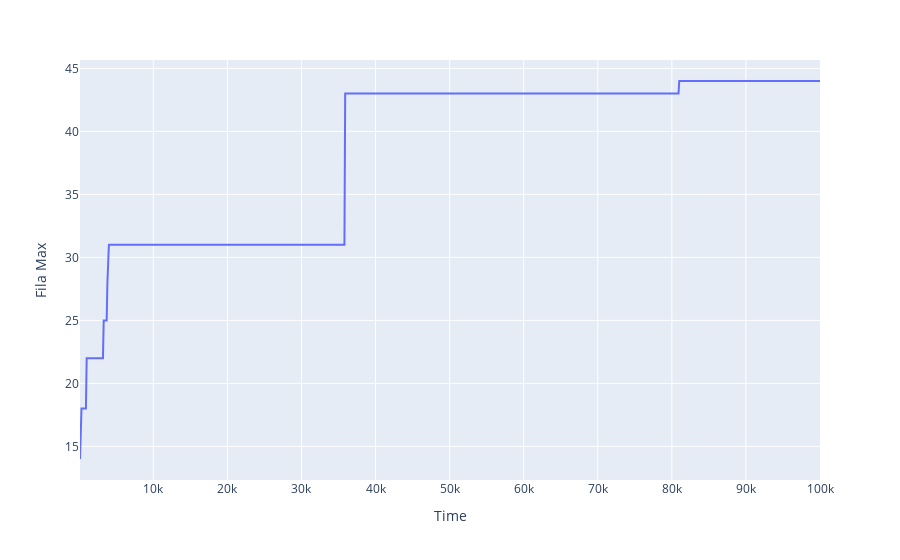

Notebook source saved alongside this figure:
### Code cell
fig = px.line(df, x='Time', y="Fila Max")
fig.show()

### Figure 1 — Plotly figure (JSON) as saved in the notebook; plotly's stock layout.template omitted (floating-point values rounded to 4 significant figures; data arrays with more than 128 entries replaced by an {"elided": "..."} marker saying what was removed)
{"data": [{"hovertemplate": "Time=%{x}<br>Fila Max=%{y}<extra></extra>", "legendgroup": "", "line": {"color": "#636efa", "dash": "solid"}, "marker": {"symbol": "circle"}, "mode": "lines", "name": "", "orientation": "v", "showlegend": false, "type": "scatter", "x": {"elided": "1000 int values"}, "xaxis": "x", "y": {"elided": "1000 int values"}, "yaxis": "y"}], "layout": {"legend": {"tracegroupgap": 0}, "margin": {"t": 60}, "xaxis": {"anchor": "y", "domain": [0, 1], "title": {"text": "Time"}}, "yaxis": {"anchor": "x", "domain": [0, 1], "title": {"text": "Fila Max"}}}}
